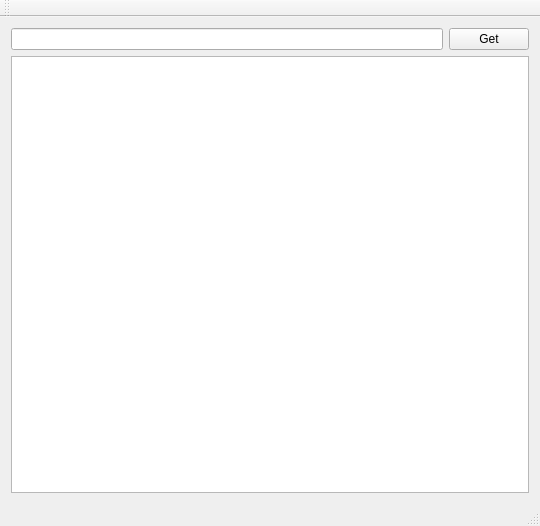
<?xml version="1.0" encoding="UTF-8"?>
<ui version="4.0">
 <class>MainWindow</class>
 <widget class="QMainWindow" name="MainWindow">
  <property name="geometry">
   <rect>
    <x>0</x>
    <y>0</y>
    <width>540</width>
    <height>526</height>
   </rect>
  </property>
  <property name="windowTitle">
   <string>MainWindow</string>
  </property>
  <widget class="QWidget" name="centralWidget">
   <layout class="QVBoxLayout" name="verticalLayout">
    <item>
     <layout class="QGridLayout" name="gridLayout">
      <item row="0" column="0">
       <widget class="QLineEdit" name="lineEdit_adress"/>
      </item>
      <item row="0" column="1">
       <widget class="QPushButton" name="pushButton_Get">
        <property name="text">
         <string>Get</string>
        </property>
       </widget>
      </item>
      <item row="2" column="0" colspan="2">
       <widget class="QTextBrowser" name="textBrowser"/>
      </item>
     </layout>
    </item>
   </layout>
  </widget>
  <widget class="QMenuBar" name="menuBar">
   <property name="geometry">
    <rect>
     <x>0</x>
     <y>0</y>
     <width>540</width>
     <height>21</height>
    </rect>
   </property>
  </widget>
  <widget class="QToolBar" name="mainToolBar">
   <attribute name="toolBarArea">
    <enum>TopToolBarArea</enum>
   </attribute>
   <attribute name="toolBarBreak">
    <bool>false</bool>
   </attribute>
  </widget>
  <widget class="QStatusBar" name="statusBar"/>
 </widget>
 <layoutdefault spacing="6" margin="11"/>
 <resources/>
 <connections/>
</ui>
